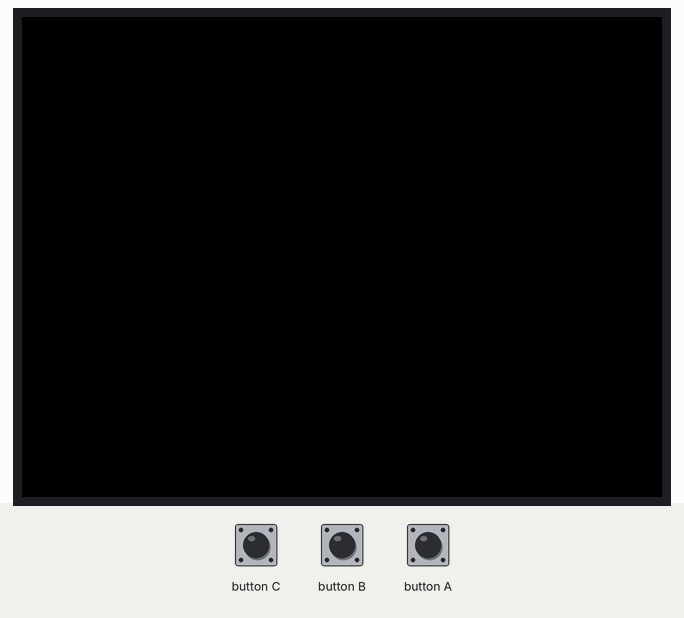
Simulated run of this sketch. Board: ESP32. Shown: 320×240 colour display. The inputs (shaded band) are chosen by the test bench.

Above: at 1.4 s.
1.5 s: button B pressed for 0.15 s
At 2.7 s:
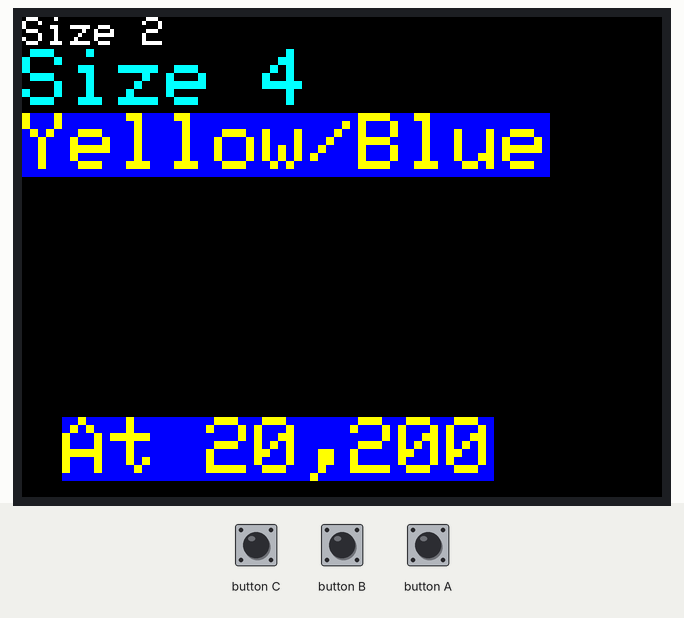
3.1 s: button A pressed for 0.15 s
At 3.8 s:
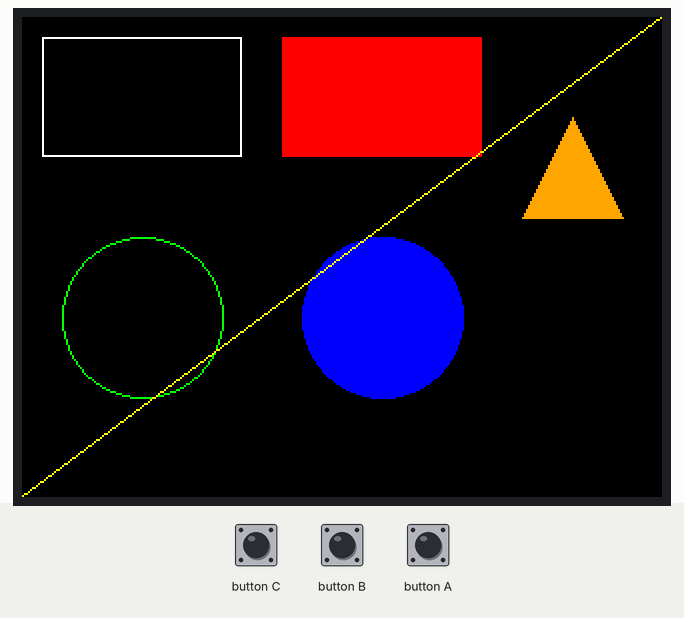
4.7 s: button B pressed for 1 s
At 5.2 s:
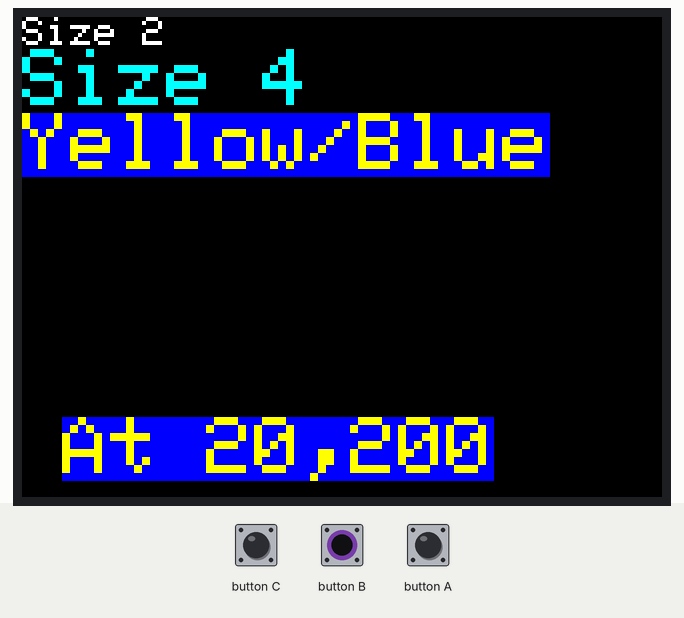
7.2 s: button C pressed for 0.15 s
At 8.3 s:
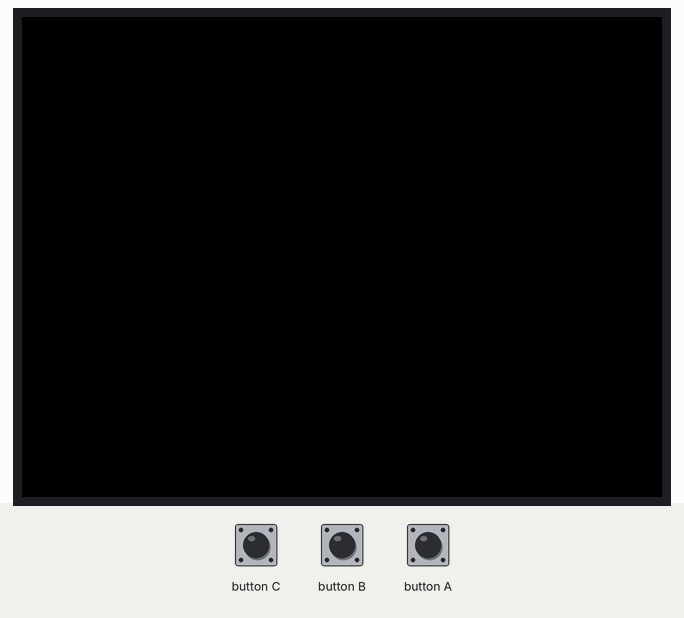
8.8 s: button B pressed for 3.2 s
At 9.5 s:
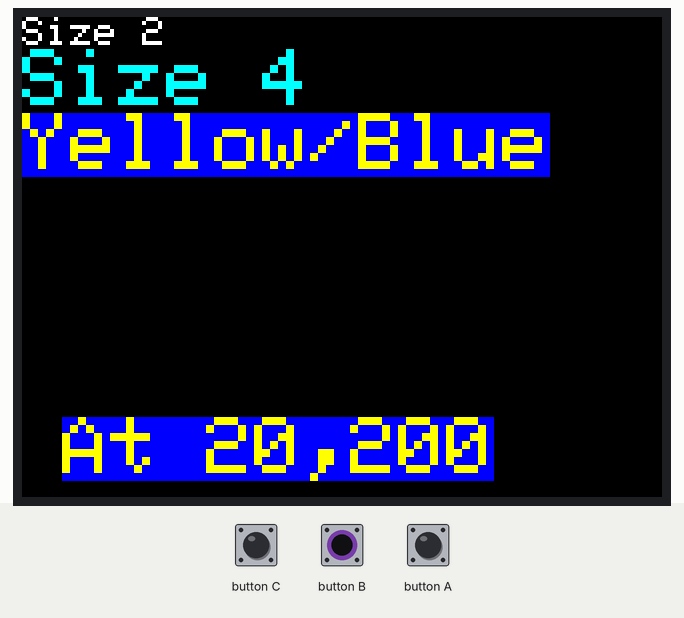
Timing chart, 0 to 11.8 s (numbered marks = the images above; inputs shaded):
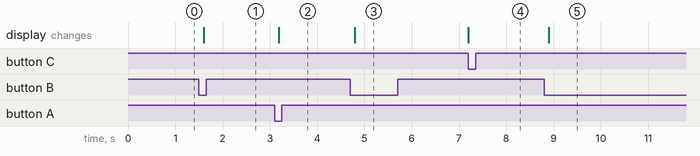

The sketch:

08_screen_drawing.ino
```cpp
// SCREEN DRAWING REFERENCE (320 x 240 pixels)
// A = shapes | B = text sizes/colors | C = clear
#include <M5Stack.h>

void setup() {
  M5.begin();
  M5.Lcd.fillScreen(BLACK);
}

void loop() {
  M5.update();

  if (M5.BtnA.wasPressed()) {
    M5.Lcd.fillScreen(BLACK);
    M5.Lcd.drawRect(10, 10, 100, 60, WHITE);            // outline: x,y,w,h
    M5.Lcd.fillRect(130, 10, 100, 60, RED);             // filled
    M5.Lcd.drawCircle(60, 150, 40, GREEN);              // x,y,radius
    M5.Lcd.fillCircle(180, 150, 40, BLUE);
    M5.Lcd.drawLine(0, 239, 319, 0, YELLOW);            // x1,y1,x2,y2
    M5.Lcd.fillTriangle(250, 100, 300, 100, 275, 50, ORANGE);
  }
  if (M5.BtnB.wasPressed()) {
    M5.Lcd.fillScreen(BLACK);
    M5.Lcd.setCursor(0, 0);
    M5.Lcd.setTextSize(2);
    M5.Lcd.setTextColor(WHITE);
    M5.Lcd.println("Size 2");
    M5.Lcd.setTextSize(4);
    M5.Lcd.setTextColor(CYAN);
    M5.Lcd.println("Size 4");
    M5.Lcd.setTextColor(YELLOW, BLUE);                  // text color, background
    M5.Lcd.println("Yellow/Blue");
    M5.Lcd.drawString("At 20,200", 20, 200);            // text at x,y
    // Custom color: M5.Lcd.color565(r, g, b)
  }
  if (M5.BtnC.wasPressed()) {
    M5.Lcd.fillScreen(BLACK);
  }
}
```

Measured:
- after the input at 1.5 s, the display: changes after 0.10 s (image 1)
- after the input at 3.1 s, the display: changes after 0.09 s (image 2)
- after the input at 4.7 s, the display: changes after 0.10 s (image 3)
- after the input at 7.2 s, the display: changes at once (image 4)
- after the input at 8.8 s, the display: changes after 0.10 s (image 5)
